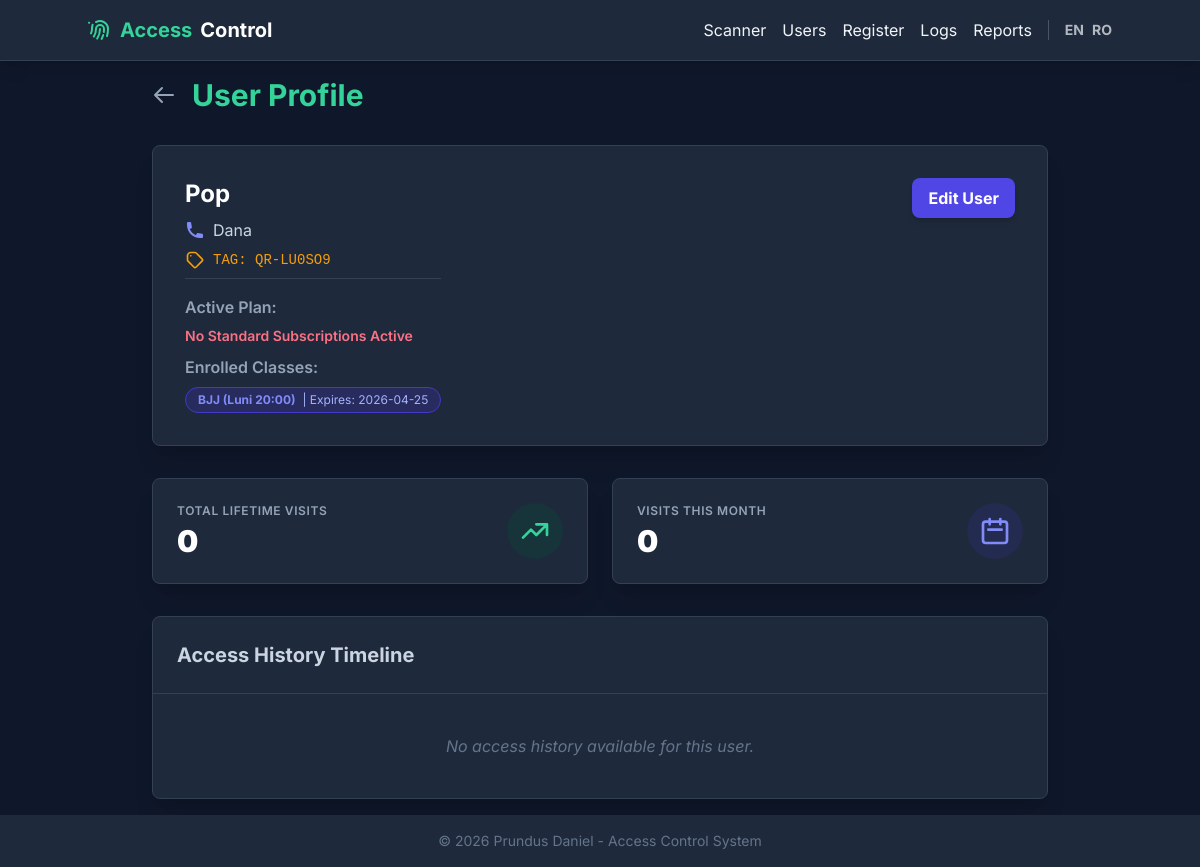
The app's page /user/17 with its own data.
### database.py (models this page shows)
class User(db.Model):
    __tablename__ = 'users'
    id = db.Column(db.Integer, primary_key=True)
    name = db.Column(db.String, nullable=False)
    phone = db.Column(db.String, nullable=False, unique=True)
    rfid_tag = db.Column(db.String, nullable=False, unique=True)
    created_at = db.Column(db.DateTime, default=datetime.datetime.utcnow)

class ClassParticipant(db.Model):
    __tablename__ = 'class_participants'
    id = db.Column(db.Integer, primary_key=True)
    user_id = db.Column(db.Integer, db.ForeignKey('users.id'), nullable=False)
    class_id = db.Column(db.Integer, db.ForeignKey('class_schedules.id'), nullable=False)
    enrolled_at = db.Column(db.DateTime, default=datetime.datetime.now)
    end_date = db.Column(db.Date, nullable=True)

class ClassSchedule(db.Model):
    __tablename__ = 'class_schedules'
    id = db.Column(db.Integer, primary_key=True)
    name = db.Column(db.String, nullable=False)
    day_of_week = db.Column(db.Integer, nullable=False) # 0=Monday, 6=Sunday
    start_time = db.Column(db.String(5), nullable=False) # Format: HH:MM
    capacity = db.Column(db.Integer)
    price = db.Column(db.Float, nullable=False, default=0.0)

### app.py (the view)
@app.route('/user/<int:user_id>')
def user_profile(user_id):
    user = database.get_user_by_id(user_id)
    if not user:
        return redirect(url_for('get_users_route'))
    sub = database.get_active_subscription(user_id)
    stats = database.get_user_stats(user_id)
    logs = database.get_user_logs(user_id, limit=50)
    user_classes = database.db.session.query(database.ClassSchedule, database.ClassParticipant.end_date)\
        .join(database.ClassParticipant, database.ClassParticipant.class_id == database.ClassSchedule.id)\
        .filter(database.ClassParticipant.user_id == user_id)\
        .all()
    classes = []
    for c, c_end in user_classes:
        cdict = database.dict_helper(c)
        cdict['end_date'] = c_end.strftime('%Y-%m-%d') if c_end else None
        classes.append(cdict)
    return render_template('user_profile.html', user=user, sub=sub, stats=stats, logs=logs, classes=classes)

### app.py (called while the page is built)
def get_locale():
    return session.get('lang', 'en')

### database.py (called while the page is built)
def dict_helper(obj):
    if obj is None:
        return None
    return {c.name: getattr(obj, c.name) for c in obj.__table__.columns}

def get_user_by_id(user_id):
    user = User.query.get(user_id)
    return dict_helper(user)

def get_active_subscription(user_id):
    sub_data = db.session.query(ActiveSubscription, SubscriptionType)\
        .join(SubscriptionType, ActiveSubscription.type_id == SubscriptionType.id)\
        .filter(ActiveSubscription.user_id == user_id)\
        .filter(ActiveSubscription.end_date >= datetime.date.today())\
        .order_by(ActiveSubscription.end_date.desc())\
        .first()
    if sub_data:
        sub, sub_type = sub_data
        s_dict = dict_helper(sub)
        s_dict['sub_name'] = sub_type.name
        return s_dict
    return None

def get_user_stats(user_id):
    today = datetime.date.today()
    total_visits = db.session.query(db.func.count(AccessLog.id))\
        .filter(AccessLog.user_id == user_id)\
        .filter(AccessLog.allowed == True)\
        .scalar()
    monthly_visits = db.session.query(db.func.count(AccessLog.id))\
        .filter(AccessLog.user_id == user_id)\
        .filter(AccessLog.allowed == True)\
        .filter(db.extract('year', AccessLog.timestamp) == today.year)\
        .filter(db.extract('month', AccessLog.timestamp) == today.month)\
        .scalar()
    return {
        'total_visits': total_visits,
        'monthly_visits': monthly_visits
    }

def get_user_logs(user_id, limit=100):
    logs = AccessLog.query.filter_by(user_id=user_id)\
        .order_by(AccessLog.timestamp.desc())\
        .limit(limit).all()
    logs_list = []
    for log in logs:
        l_dict = dict_helper(log)
        if hasattr(l_dict['timestamp'], 'strftime'):
            l_dict['timestamp'] = l_dict['timestamp'].strftime('%Y-%m-%d %H:%M:%S')
        logs_list.append(l_dict)
    return logs_list

### templates/user_profile.html (shortened to what this page needs)
{% extends "layout.html" %}
{% block content %}
<div class="max-w-4xl mx-auto space-y-8">
    <div class="flex items-center gap-4 mb-4">
        <a href="/users" class="text-slate-400 hover:text-white transition">
            <svg xmlns="http://www.w3.org/2000/svg" class="h-6 w-6" fill="none" viewBox="0 0 24 24"
                stroke="currentColor">
                <path stroke-linecap="round" stroke-linejoin="round" stroke-width="2" d="M10 19l-7-7m0 0l7-7m-7 7h18" />
            </svg>
        </a>
        <h1 class="text-3xl font-bold text-emerald-400">{{ _('User Profile') }}</h1>
    </div>
    <div
        class="bg-slate-800 rounded-lg shadow-xl p-8 border border-slate-700 md:flex md:justify-between md:items-start">
        <div>
            <h2 class="text-2xl font-bold text-white mb-2">{{ user['name'] }}</h2>
            <div class="space-y-2 text-slate-300">
                <p class="flex items-center gap-2">
                    {{ user['phone'] }}
                </p>
                <p class="flex items-center gap-2 font-mono text-sm text-amber-500">
                    <svg xmlns="http://www.w3.org/2000/svg" class="h-5 w-5" fill="none" viewBox="0 0 24 24"
                        stroke="currentColor">
                        <path stroke-linecap="round" stroke-linejoin="round" stroke-width="2"
                            d="M7 7h.01M7 3h5c.512 0 1.024.195 1.414.586l7 7a2 2 0 010 2.828l-7 7a2 2 0 01-2.828 0l-7-7A1.994 1.994 0 013 12V7a4 4 0 014-4z" />
                    </svg>
                    TAG: {{ user['rfid_tag'] }}
                </p>
                <div class="mt-4 pt-4 border-t border-slate-700">
                    <p class="font-semibold text-slate-400 mb-1">{{ _('Active Plan:') }}</p>
                    {% if sub %}
                    <span
                        class="bg-emerald-900/50 text-emerald-400 px-3 py-1 rounded-full text-sm font-bold border border-emerald-900 shadow-sm inline-block">
                        {{ _(sub['sub_name']) }} ({{ _('Expires:') }} {{ sub.end_date.strftime('%Y-%m-%d') if
                        sub.end_date.strftime else sub.end_date }})
                    </span>
                    {% else %}
                    <span class="text-rose-400 text-sm font-semibold">{{ _('No Standard Subscriptions Active') }}</span>
                    {% endif %}
                </div>
                {% if classes %}
                <div class="mt-4">
                    <p class="font-semibold text-slate-400 mb-2">{{ _('Enrolled Classes:') }}</p>
                    <div class="flex flex-wrap gap-2">
                        {% for c in classes %}
                        {% set days = ['Luni', 'Marți', 'Miercuri', 'Joi', 'Vineri', 'Sâmbătă', 'Duminică'] %}
                        <span
                            class="bg-indigo-900/50 text-indigo-400 border border-indigo-700 px-3 py-1 rounded-full text-xs font-bold">
                            {{ c['name'] }} ({{ days[c['day_of_week']] }} {{ c['start_time'][:5] if c['start_time'] is
                            string else c['start_time'] }})
                            {% if c['end_date'] %}
                            <span class="text-indigo-300 font-normal ml-1">| {{ _('Expires:') }} {{ c['end_date'] }}</span>
                            {% endif %}
                        </span>
                        {% endfor %}
                    </div>
                </div>
                {% endif %}
            </div>
        </div>
        <div class="mt-6 md:mt-0 flex gap-4">
            <a href="/user/{{ user['id'] }}/edit"
                class="bg-indigo-600 hover:bg-indigo-500 text-white px-4 py-2 rounded-lg font-bold transition shadow-md">
                {{ _('Edit User') }}
            </a>
        </div>
    </div>
    <div class="grid grid-cols-1 md:grid-cols-2 gap-6">
        <div class="bg-slate-800 rounded-lg shadow-xl p-6 border border-slate-700 flex items-center justify-between">
            <div>
                <p class="text-slate-400 font-semibold mb-1 uppercase tracking-wider text-xs">{{ _('Total Lifetime
                    Visits') }}</p>
                <p class="text-3xl font-black text-white">{{ stats['total_visits'] }}</p>
            </div>
            <div class="p-3 bg-emerald-900/30 rounded-full text-emerald-400">
                <svg xmlns="http://www.w3.org/2000/svg" class="h-8 w-8" fill="none" viewBox="0 0 24 24"
                    stroke="currentColor">
                    <path stroke-linecap="round" stroke-linejoin="round" stroke-width="2"
                        d="M13 7h8m0 0v8m0-8l-8 8-4-4-6 6" />
                </svg>
            </div>
        </div>
        <div class="bg-slate-800 rounded-lg shadow-xl p-6 border border-slate-700 flex items-center justify-between">
            <div>
                <p class="text-slate-400 font-semibold mb-1 uppercase tracking-wider text-xs">{{ _('Visits This Month')
                    }}</p>
                <p class="text-3xl font-black text-white">{{ stats['monthly_visits'] }}</p>
            </div>
            <div class="p-3 bg-indigo-900/30 rounded-full text-indigo-400">
                <svg xmlns="http://www.w3.org/2000/svg" class="h-8 w-8" fill="none" viewBox="0 0 24 24"
                    stroke="currentColor">
                    <path stroke-linecap="round" stroke-linejoin="round" stroke-width="2"
                        d="M8 7V3m8 4V3m-9 8h10M5 21h14a2 2 0 002-2V7a2 2 0 00-2-2H5a2 2 0 00-2 2v12a2 2 0 002 2z" />
                </svg>
            </div>
        </div>
    </div>
    <div class="bg-slate-800 rounded-lg shadow-xl overflow-hidden border border-slate-700">
        <div class="p-6 border-b border-slate-700">
            <h2 class="text-xl font-bold text-slate-300">{{ _('Access History Timeline') }}</h2>
        </div>
        <div class="p-6 max-h-[500px] overflow-y-auto">
            {% if logs %}
            <div class="relative border-l border-slate-600 ml-3 space-y-6">
                {% for log in logs %}
                <div class="mb-8 ml-6 relative">
                    <span
                        class="absolute flex items-center justify-center w-6 h-6 rounded-full -left-9 ring-4 ring-slate-800 {% if log['allowed'] %}bg-emerald-500{% else %}bg-rose-500{% endif %}">
                        {% if log['allowed'] %}
                        <svg xmlns="http://www.w3.org/2000/svg" class="h-3 w-3 text-white" viewBox="0 0 20 20"
                            fill="currentColor">
                            <path fill-rule="evenodd"
                                d="M16.707 5.293a1 1 0 010 1.414l-8 8a1 1 0 01-1.414 0l-4-4a1 1 0 011.414-1.414L8 12.586l7.293-7.293a1 1 0 011.414 0z"
                                clip-rule="evenodd" />
                        </svg>
                        {% else %}
                        <svg xmlns="http://www.w3.org/2000/svg" class="h-3 w-3 text-white" viewBox="0 0 20 20"
                            fill="currentColor">
                            <path fill-rule="evenodd"
                                d="M4.293 4.293a1 1 0 011.414 0L10 8.586l4.293-4.293a1 1 0 111.414 1.414L11.414 10l4.293 4.293a1 1 0 01-1.414 1.414L10 11.414l-4.293 4.293a1 1 0 01-1.414-1.414L8.586 10 4.293 5.707a1 1 0 010-1.414z"
                                clip-rule="evenodd" />
                        </svg>
                        {% endif %}
                    </span>
                    <div class="flex items-center justify-between">
                        <h3 class="flex items-center mb-1 text-md font-semibold text-white">
                            {{ log['timestamp'] }}
                        </h3>
                        <form method="POST" action="/log/{{ log['id'] }}/delete"
                            onsubmit="return confirm(`{{ _('Are you sure you want to delete this log entry?') }}`);">
                            <button type="submit"
                                class="text-rose-400 hover:text-white bg-slate-800 hover:bg-rose-600 p-1 rounded transition"
                                title="{{ _('Delete log') }}">
                                <svg xmlns="http://www.w3.org/2000/svg" class="h-4 w-4" fill="none" viewBox="0 0 24 24"
                                    stroke="currentColor">
                                    <path stroke-linecap="round" stroke-linejoin="round" stroke-width="2"
                                        d="M19 7l-.867 12.142A2 2 0 0116.138 21H7.862a2 2 0 01-1.995-1.858L5 7m5 4v6m4-6v6m1-10V4a1 1 0 00-1-1h-4a1 1 0 00-1 1v3M4 7h16" />
                                </svg>
                            </button>
                        </form>
                    </div>
                    <p class="mb-1 text-sm font-normal text-slate-400">{{ _(log['reason']) }}</p>
                </div>
                {% endfor %}
            </div>
            {% else %}
            <p class="text-slate-500 italic text-center py-4">{{ _('No access history available for this user.') }}</p>
            {% endif %}
        </div>
    </div>
</div>
{% endblock %}

### templates/layout.html (style rules this page uses)
body { font-family: 'Inter', sans-serif; }

### records on screen
User: name "Pop", phone "Dana", rfid_tag "QR-LU0SO9"
ClassParticipant: name "BJJ", days "Luni", start_time "20:00", end_date "2026-04-25"

### other values on screen
{{ stats['total_visits'] }} "0"
{{ stats['monthly_visits'] }} "0"
